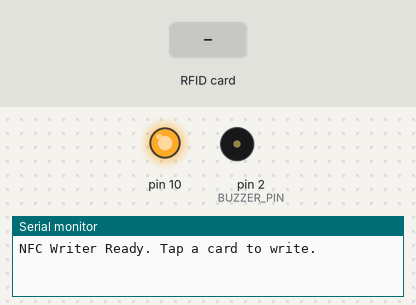
Recording of a sketch running on a simulated Arduino Uno, built with avr-gcc and run on an emulated ATmega328P. Shown: output pins drawn as LEDs (lit = HIGH), buzzer (waves = sounding, pin HIGH), the last lines printed to the serial monitor. The inputs (shaded band) are chosen by the test bench.

Above: at 1.2 s.
1.3 s: RFID card 5E 7A 19 C4 held to the reader
At 2.15 s:
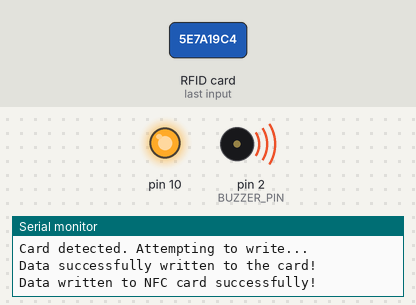
Timing chart, 0 to 4.3 s (numbered marks = the images above; inputs shaded):
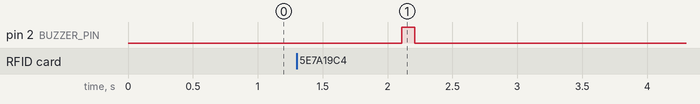

Measured:
- after the input at 1.3 s, pin 2 (BUZZER_PIN): LOW → HIGH after 0.81 s, → LOW 0.10 s later

The sketch:

WemosWrite.ino
```cpp
#include <SPI.h>
#include <MFRC522.h>

#define RST_PIN         0   // D3 (GPIO 0) on WeMos D1 Mini
#define SS_PIN          15  // D8 (GPIO 15) on WeMos D1 Mini
#define BUZZER_PIN      2   // Assume the buzzer is connected to D4 (GPIO 2)

MFRC522 mfrc522(SS_PIN, RST_PIN);
MFRC522::MIFARE_Key key;

constexpr byte sector         = 1;
constexpr byte blockAddr      = 4;
constexpr byte trailerBlock   = 7;
const String textToWrite = "stall_1";  // Text that you want to write to the NFC card

void setup() {
    Serial.begin(115200);
    while (!Serial);
    SPI.begin();
    mfrc522.PCD_Init();
    pinMode(BUZZER_PIN, OUTPUT);

    // Prepare the key (used both as key A and as key B)
    for (byte i = 0; i < 6; i++) {
        key.keyByte[i] = 0xFF;
    }

    Serial.println(F("NFC Writer Ready. Tap a card to write."));
}

void loop() {
    if (writeNFC(textToWrite)) {
        Serial.println("Data written to NFC card successfully!");
        digitalWrite(BUZZER_PIN, HIGH);
        delay(100);
        digitalWrite(BUZZER_PIN, LOW);
    }
    delay(1000);  // Slight delay to avoid spamming the NFC write process
}

bool writeNFC(String data) {
    // Look for new cards
    if (!mfrc522.PICC_IsNewCardPresent() || !mfrc522.PICC_ReadCardSerial()) {
        return false;
    }

    Serial.println(F("Card detected. Attempting to write..."));

    // Authenticate using key A
    MFRC522::StatusCode status = mfrc522.PCD_Authenticate(MFRC522::PICC_CMD_MF_AUTH_KEY_A, trailerBlock, &key, &(mfrc522.uid));
    if (status != MFRC522::STATUS_OK) {
        Serial.print(F("Authentication failed: "));
        Serial.println(mfrc522.GetStatusCodeName(status));
        return false;
    }

    // Prepare the data to write (must be 16 bytes)
    byte buffer[16];
    data.getBytes(buffer, sizeof(buffer));  // Copy data to buffer
    if (data.length() < 16) {
        for (int i = data.length(); i < 16; i++) {
            buffer[i] = ' ';  // Fill the remaining bytes with spaces
        }
    }

    // Write data to the NFC card
    status = mfrc522.MIFARE_Write(blockAddr, buffer, 16);
    if (status != MFRC522::STATUS_OK) {
        Serial.print(F("Writing failed: "));
        Serial.println(mfrc522.GetStatusCodeName(status));
        return false;
    }

    Serial.println("Data successfully written to the card!");

    mfrc522.PICC_HaltA();  // Halt PICC
    mfrc522.PCD_StopCrypto1();  // Stop encryption on PCD

    return true;
}
```
